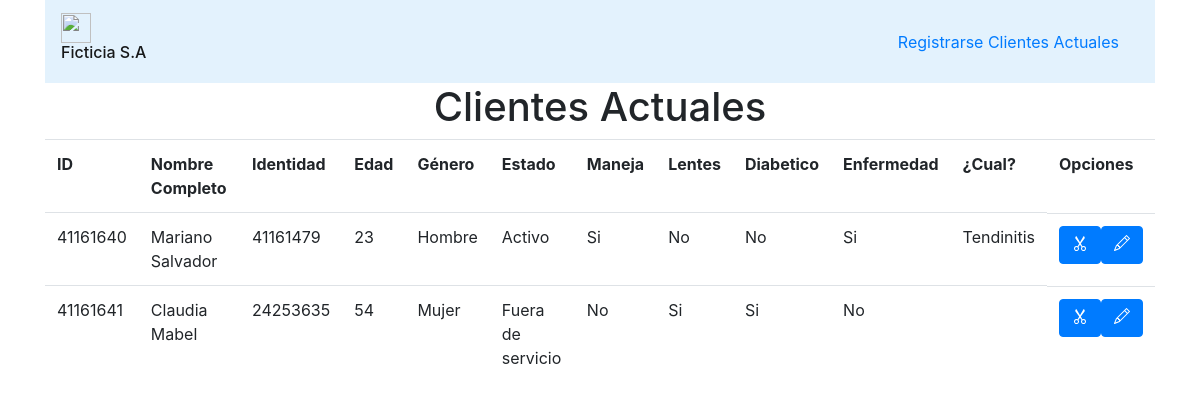
Screenshot of /darBaja.php with the database file from the repository.
### tables this page shows
CREATE TABLE `personas` (
  `id` int(10) UNSIGNED NOT NULL,
  `dni` int(9) UNSIGNED NOT NULL,
  `edad` int(3) UNSIGNED NOT NULL,
  `genero` varchar(20) NOT NULL,
  `estado` varchar(50) NOT NULL,
  `maneja` varchar(20) NOT NULL DEFAULT '''No expecifica''',
  `lentes` varchar(20) NOT NULL DEFAULT '''No expecifica''',
  `diabetico` varchar(20) NOT NULL DEFAULT '''No expecifica''',
  `enfermedad` varchar(20) NOT NULL DEFAULT '''No expecifica''',
  `qenfermedad` varchar(20) NOT NULL DEFAULT '''No expecifica''',
  `nombrecompleto` varchar(20) NOT NULL DEFAULT '''No expecifica'''
);

### function.php (called while the page is built, shortened)
<?php
function db_query($query) {
    $connection = mysqli_connect("localhost","root","","clientes");
    $result = mysqli_query($connection,$query);
    return $result;
}
?>

### darBaja.php (the view, shortened to what this page needs)
<?php
	include("function.php");
?>
<!DOCTYPE html>
<html lang="en">
<head>
    <link rel="stylesheet" href="https://maxcdn.bootstrapcdn.com/bootstrap/4.0.0/css/bootstrap.min.css">
</head>
<nav class="navbar navbar-light" style="background-color: #e3f2fd;">
  <a class="navbar-brand" href="#">
    <img src="https://assurerbroker.com/wp-content/uploads/2020/10/corazon-con-variante-de-linea-de-vida.png" width="30" height="30" class="d-inline-block align-top" alt="">
    <h6>Ficticia S.A</h6>
    <div>
    <a href="index.php">Registrarse</a>
    <a href="darBaja.php">Clientes Actuales</a>
    </div>
  </a>
</nav>
<body class="container">
<h1>Clientes Actuales</h1>
<table class="table table-cell">
    <tr>
        <th>ID</th>
        <th>Nombre Completo</th>
        <th>Identidad</th>
        <th>Edad</th>
        <th>Género</th>
        <th>Estado</th>
        <th>Maneja</th>
        <th>Lentes</th>
        <th>Diabetico</th>
        <th>Enfermedad</th>
        <th>¿Cual?</th>
        <th colspan="2">Opciones</th>
    </tr>
                <?php
	$sql = "select * from personas";
	$result = db_query($sql);
	while($fila = mysqli_fetch_object($result)){
	?>
    <tr>
        <td><?php echo $fila->id;?></td>
        <td><?php echo $fila->nombrecompleto;?></td>
        <td><?php echo $fila->dni;?></td>
        <td><?php echo $fila->edad;?></td>
        <td><?php echo $fila->genero;?></td>
        <td><?php echo $fila->estado;?></td>
        <td><?php echo $fila->maneja;?></td>
        <td><?php echo $fila->lentes;?></td>
        <td><?php echo $fila->diabetico;?></td>
        <td><?php echo $fila->enfermedad;?></td>
        <td><?php echo $fila->qenfermedad;?></td>
        <td style="display: flex;">
            <a  onclick="alert('El usuario fue borrado exitosamente')" class="btn btn-primary" href="eliminar.php?id=<?php echo $fila->id;?>">
            </a>
            <a  class="btn btn-primary" href="edit.php?id=<?php echo $fila->id;?>">
            </a>
        </td>
	</tr>
    <?php } ?>
</table>
</body>
</html>

### darBaja.php (style rules this page uses)
th { margin: 20px; }
tr { margin: 20px; }
div { margin: 20px; }
h1 { text-align: center; }
a { text-decoration: none; }

### rows the page displays
personas: id "41161640", nombrecompleto "Mariano Salvador", dni "41161479", edad "23", genero "Hombre", estado "Activo", maneja "Si", lentes "No", diabetico "No", enfermedad "Si", qenfermedad "Tendinitis"
personas: id "41161641", nombrecompleto "Claudia Mabel", dni "24253635", edad "54", genero "Mujer", estado "Fuera de servicio", maneja "No", lentes "Si", diabetico "Si", enfermedad "No"
